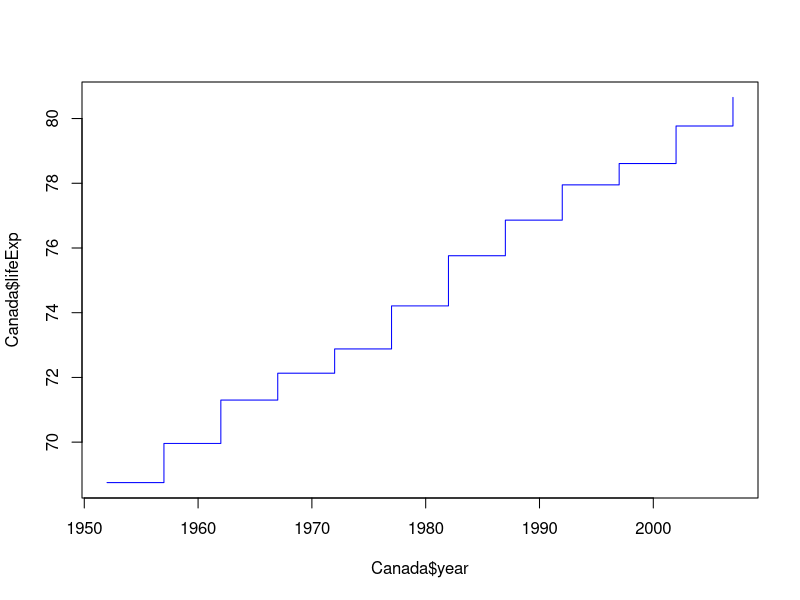

This chart was generated by the following R code:
myDataFull <- read.table("../Data/gapminder.txt",header=TRUE)
Canada <- myDataFull[myDataFull$country=="Canada",]

png("Canada.png")
plot(Canada$year,Canada$lifeExp,col="blue","s")
dev.off()
